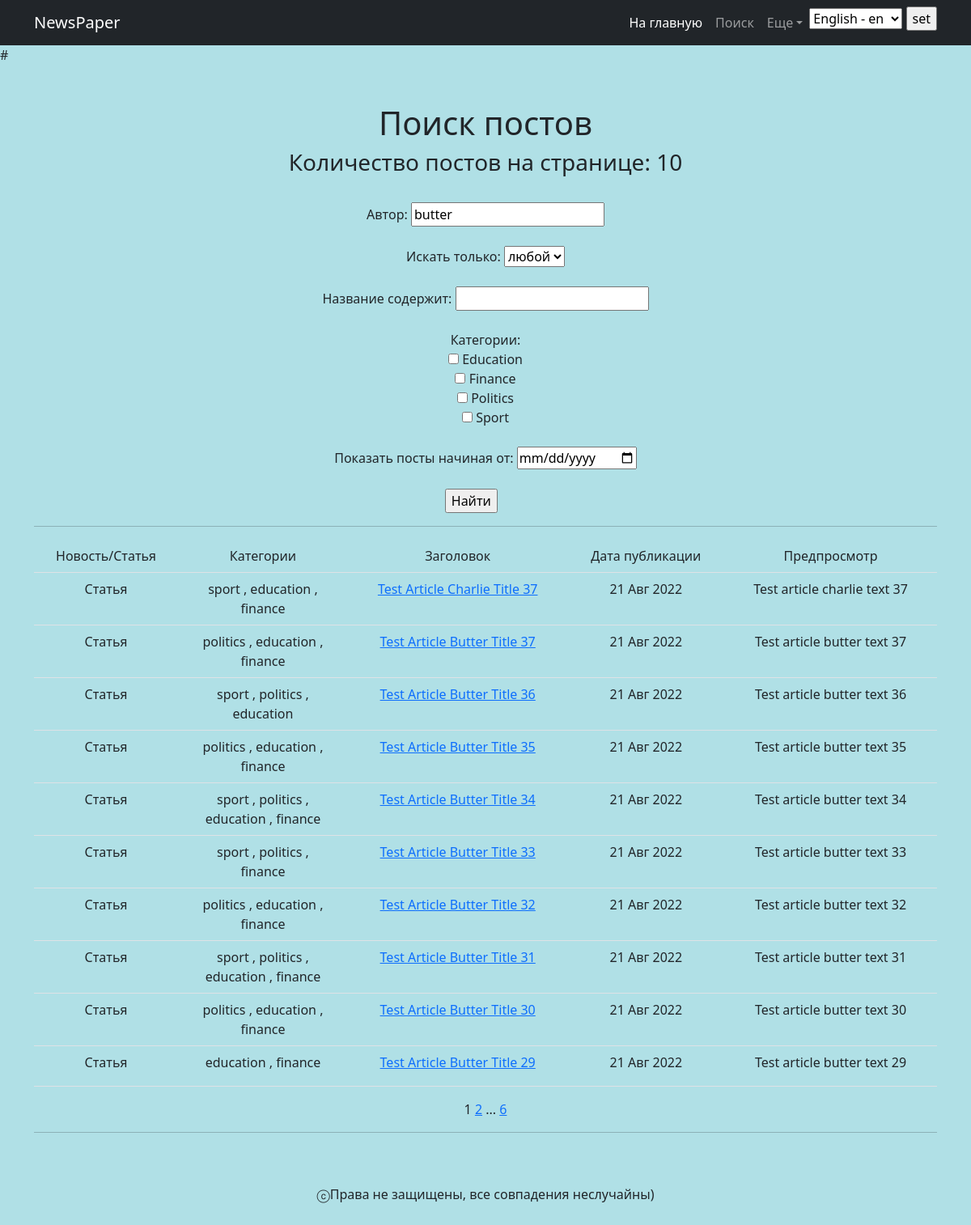
/news/search/?author=butter&type=&title__icontains=&time_in__gt=, run on an earlier commit of the app's database.
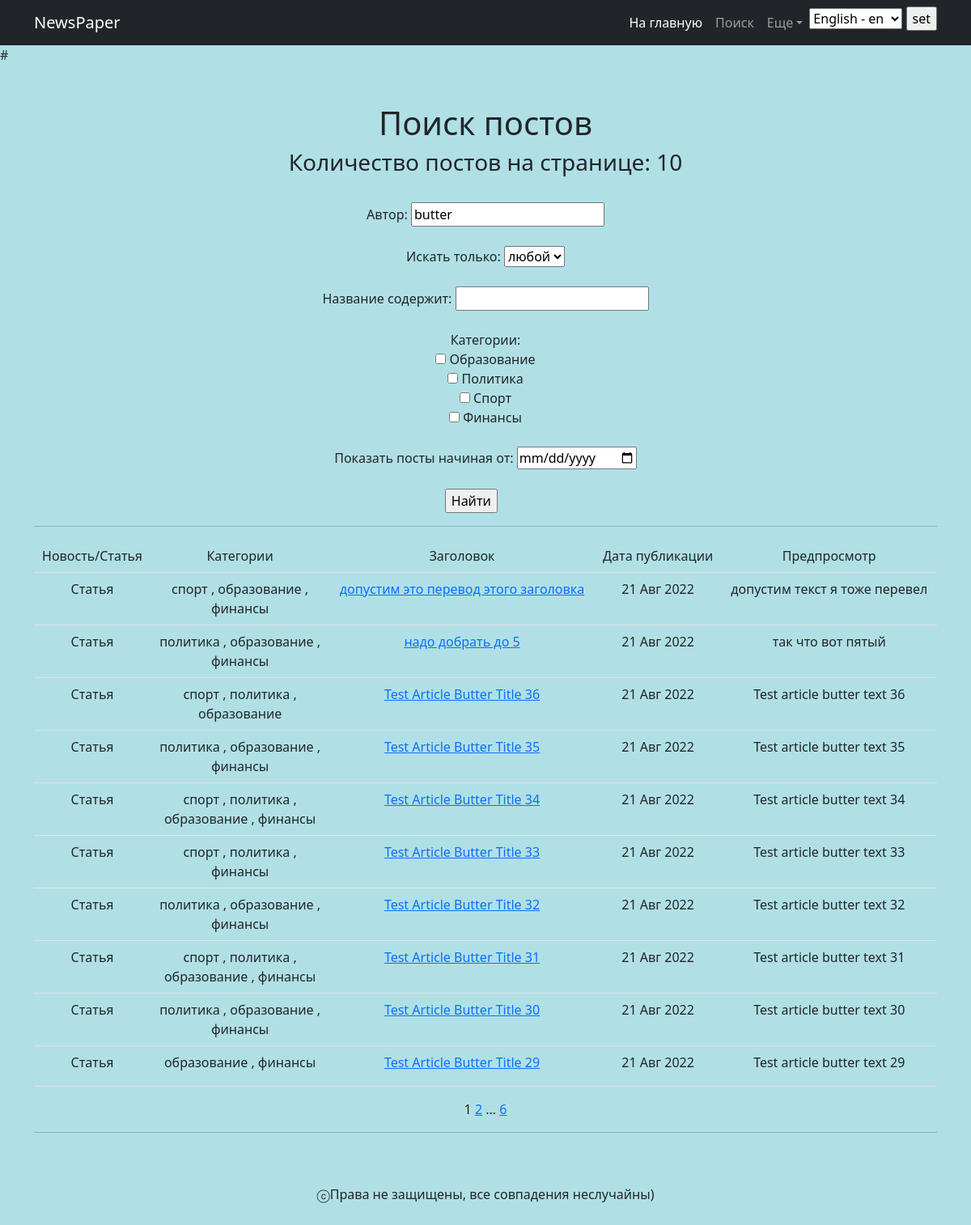
And on a later commit of the database.
### news/models.py (models this page shows, shortened)
class Post(models.Model):                   # table of news and articles
    author = models.ForeignKey(Author, on_delete=models.CASCADE)
    type = models.CharField(max_length=1, choices=POST_TYPES, default='A')
    time_in = models.DateTimeField(auto_now_add=True)
    title = models.CharField(max_length=255)
    text = models.TextField()
    rating = models.IntegerField(default=0)
    categories = models.ManyToManyField(Category, through='PostCategory')

class Category(models.Model):               # table of categories
    name = models.CharField(max_length=30, unique=True)
    users = models.ManyToManyField(User, through='Subscribers')
    def __str__(self):
        return self.name.title()

### news/views.py (the view)
# urls.py: path('search/', PostsSearch.as_view(), name='posts_search'),
class PostsSearch(ListView):                    # responsible for posts list with filters output
    model = Post
    ordering = '-time_in'
    template_name = 'posts_search.html'
    context_object_name = 'posts_search'
    paginate_by = 10
    def get_queryset(self):                     # redefine function to get posts list
        queryset = cache.get_or_set('posts_list', super().get_queryset(), 300)
        self.filterset = PostsFilter(self.request.GET, queryset)
        return self.filterset.qs                # return extended queryset
    def get_context_data(self, **kwargs):       # add filtration object to context and return extended context
        context = super().get_context_data(**kwargs)
        context['filterset'] = self.filterset
        return context

### news/templatetags/custom_filters.py (called while the page is built)
@register.filter()
def censor(string):                                             # modify string aka censor above words
    try:
        for word in CURSE_WORDS:
            if word in string.lower():
                string = re.sub(f'{word}|{word.capitalize()}',
                                lambda match: match.group()[:1] + "*" * len(match.group()[1:]),
                                string)
    except AttributeError as e:
        print(e)
    return string

@register.filter()
def get_attribute(querydict, attr):                 # get attributes list from request.GET key
    return querydict.getlist(attr)

### news/templatetags/custom_tags.py (called while the page is built)
@register.simple_tag(takes_context=True)
def url_replace(context, **kwargs):                     # replace value of a param in current url
    d = context['request'].GET.copy()                   # need for switching pages without resetting filters
    for k, v in kwargs.items():
        d[k] = v
    return d.urlencode()

@register.simple_tag(takes_context=True)                # add timezone to context so we could alter theme using only this tag in default.html
def current_time(context, **kwargs):
    context['current_time'] = timezone.now()
    return ''                                           # return empty string, so there would be no None in default.html

### templates/posts_search.html (shortened to what this page needs)
{% extends 'flatpages/default.html' %}
{% load custom_filters %}
{% load custom_tags %}
{% load i18n %}
{% load tz %}
{% block content %}
    <h1>{% trans "Поиск постов" %}</h1>
    <h3> {% trans "Количество постов на странице" %}: {{ posts_search|length }} </h3>
    <br>
    <form action="" method="get" align="center">
        {% trans "Автор" %}: {{ filterset.form.author }}
        <br>
        <br>
        {% trans "Искать только" %}: {{ filterset.form.type }}
        <br>
        <br>
        {% trans "Название содержит" %}: {{ filterset.form.title__icontains }}
        <br>
        <br>
        <div>
            {{ filterset.form.category.label }}: {{ filterset.form.category }}
        </div>
        <br>
        {{ filterset.form.time_in__gt.label }}: {{ filterset.form.time_in__gt }}
        <br>
        <br>
        <div class="row">
            <div class="col-7" align="right">
                <input type="submit" value="Найти" />
            </div>
            <div class="col" align="right">
            </div>
        </div>
    </form>
    <hr>
    {% if posts_search %}
        <table class="table">
            <tr>
                <td>{% trans "Новость/Статья" %}</td>
                <td>{% trans "Категории" %}</td>
                <td>{% trans "Заголовок" %}</td>
                <td>{% trans "Дата публикации" %}</td>
                <td>{% trans "Предпросмотр" %}</td>
            </tr>
            {% for post in posts_search %}
                <tr style="height:50px">
                    {% if post.type == 'N' %}
                        <td>{% trans "Новость" %}</td>
                    {% elif post.type == 'A' %}
                        <td>{% trans "Статья" %}</td>
                    {% endif %}
                <td>
                {% for category in post.categories.all %}
                {{ category.name }}
                    {% if forloop.counter != post.categories.all|length %}
                        ,
                        {% if not forloop.counter0|divisibleby:2 %}
                            <br>
                        {% endif %}
                    {% endif %}
                {% endfor %}
                </td>
                <td><a href='../{{ post.pk }}'>{{ post.title|censor }}</a></td>
                <td>{{ post.time_in|date:'d M Y' }}</td>
                <td>{{ post.text|truncatewords:20|censor }}</td>
            </tr>
            {% endfor %}
        </table>
    {% else %}
        <h2>{% trans "Пока никаких новостей" %}</h2>
    {% endif %}
    {{ page_obj.number }}
    {% if page_obj.has_next %}
        <a href="?{% url_replace page=page_obj.next_page_number %}">{{ page_obj.next_page_number }}</a>
        {% if paginator.num_pages != page_obj.next_page_number %}
            ...
            <a href="?{% url_replace page=page_obj.paginator.num_pages %}">{{ page_obj.paginator.num_pages }}</a>
        {% endif %}
    {% endif %}
<hr>
{% endblock content %}

### templates/flatpages/default.html (shortened to what this page needs)
<!DOCTYPE html>
<html lang="ru">
    <head>
        {% load static %}
        {% load custom_tags %}
        {% load i18n %}
        {% load tz %}
        <link href="{% static 'css/styles.css' %}" rel="stylesheet" />
    </head>
    <body>
        <nav class="navbar navbar-expand-lg navbar-dark bg-dark">
            <div class="container">
                <a class="navbar-brand" href="#">NewsPaper</a>
                <div class="collapse navbar-collapse" id="navbarSupportedContent">
                    <ul class="navbar-nav ms-auto mb-2 mb-lg-0">
                        <li class="nav-item"><a class="nav-link active" aria-current="page" href="/news">{% trans "На главную" %}</a></li>
                        <li class="nav-item"><a class="nav-link" href="/news/search">{% trans "Поиск" %}</a></li>
                        <li class="nav-item dropdown">
                            <a class="nav-link dropdown-toggle" id="navbarDropdown" href="#" role="button" data-bs-toggle="dropdown" aria-expanded="false">{% trans "Еще" %}</a>
                        </li>
                        <li class="nav-item">
                            <form action="{% url 'set_language' %}" method="POST"> {% csrf_token %}
                                <select name="language" id="">
                                    {% get_available_languages as LANGUAGES %}
                                    {% get_language_info_list for LANGUAGES as languages %}
                                    {% for language in languages %}
                                        <option value="{{ language.code }}" {% if language.code == LANGUAGE_CODE %} selected {% endif %}>
                                            {{ language.name_local }} - {{ language.code }}
                                        </option>
                                    {% endfor %}
                                </select>
                                <input type="submit" value="set">
                            </form>
                        </li>
                    </ul>
                </div>
            </div>
        </nav>
        {% current_time %}  #
        <div class="container">
            <div class="text-center mt-5">
                {% block body %}
                {% block content %}
                {% endblock content %}
                {% endblock body %}
            </div>
        </div>
        <br>
        <br>
        <div align="center">ⓒ{% trans "Права не защищены, все совпадения неслучайны" %})</div>
        <br>
        <br>
    </body>
</html>

What changed in the data, as far as the page shows it:
changed Post: title|censor "Test Article Charlie Title 37" → "допустим это перевод этого заголовка"; text|censor "Test article charlie text 37" → "допустим текст я тоже перевел"
changed Category: name "sport" → "спорт"
changed Category: name "education" → "образование"
changed Category: name "finance" → "финансы"
changed Post: title|censor "Test Article Butter Title 37" → "надо добрать до 5"; text|censor "Test article butter text 37" → "так что вот пятый"
changed Category: name "politics" → "политика"
Also different on the page:
text no longer shown: "Education Finance Politics Sport"
text now shown: "Образование Политика Спорт Финансы"
